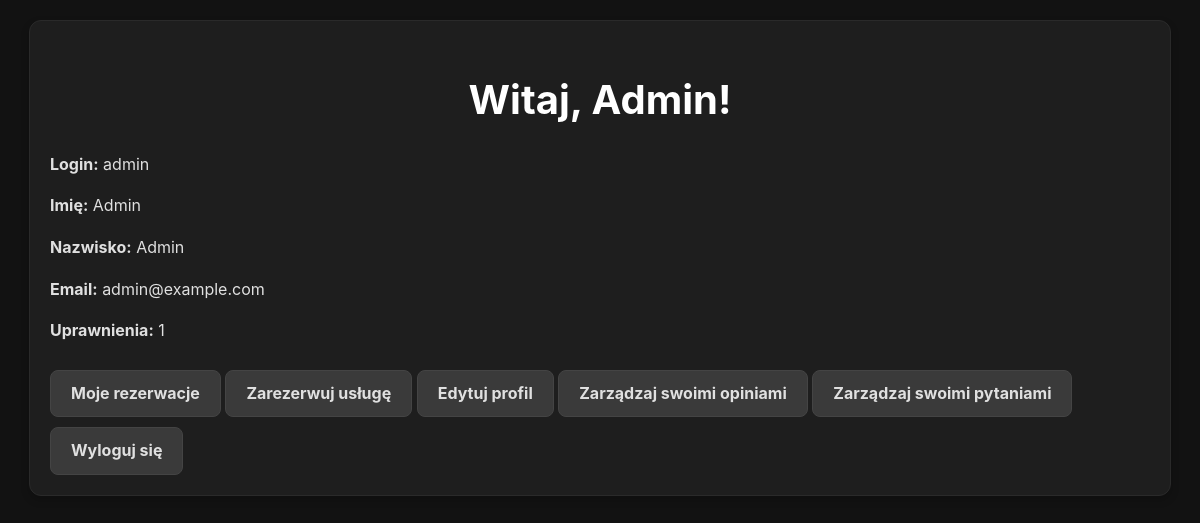
/user_dashboard.php (signed in), run on the app's committed database.
### tables this page shows
CREATE TABLE `uzytkownicy` (
  `id_user` int(11) NOT NULL,
  `login` varchar(255) DEFAULT NULL,
  `haslo` varchar(255) DEFAULT NULL,
  `email` varchar(255) DEFAULT NULL,
  `imie` varchar(255) DEFAULT NULL,
  `nazwisko` varchar(255) DEFAULT NULL,
  `miasto` varchar(255) DEFAULT NULL,
  `ulica` varchar(255) DEFAULT NULL,
  `nr_domu` int(11) DEFAULT NULL,
  `nr_mieszkania` int(11) DEFAULT NULL,
  `nr_telefonu` varchar(255) DEFAULT NULL,
  `id_uprawnienia` int(11) DEFAULT NULL
);

### user_dashboard.php (the view, shortened to what this page needs)
<?php
include 'config.php';
$user_id = $_SESSION['id_user'];
$stmt = $pdo->prepare("SELECT id_uprawnienia, login, imie, nazwisko, email FROM uzytkownicy WHERE id_user = ?");
$stmt->execute([$user_id]);
$user = $stmt->fetch();
?>
<!DOCTYPE html>
<html lang="pl">
<head>
    <link rel="stylesheet" href="style.css">
</head>
<body>
    <div class="container">
        <h1>Witaj, <?= htmlspecialchars($user['imie']) ?>!</h1>
        <div class="user-info">
            <p><strong>Login:</strong> <?= htmlspecialchars($user['login']) ?></p>
            <p><strong>Imię:</strong> <?= htmlspecialchars($user['imie']) ?></p>
            <p><strong>Nazwisko:</strong> <?= htmlspecialchars($user['nazwisko']) ?></p>
            <p><strong>Email:</strong> <?= htmlspecialchars($user['email']) ?></p>
            <p><strong>Uprawnienia:</strong> <?= htmlspecialchars($user['id_uprawnienia']) ?></p>
        </div>
        <div class="buttons">
            <a href="user_orders.php" class="button">Moje rezerwacje</a>
            <a href="make_reservation.php" class="button">Zarezerwuj usługę</a>
            <a href="edit_profile.php" class="button">Edytuj profil</a>
            <a href="user_opinion.php" class="button">Zarządzaj swoimi opiniami</a>
            <a href="user_questions.php" class="button">Zarządzaj swoimi pytaniami</a>
            <br>
            <a href="logout.php" class="button">Wyloguj się</a>
        </div>
    </div>
</body>
</html>

### style.css (style rules this page uses)
body { font-family: 'Inter', sans-serif; background: #121212; color: #e0e0e0; margin: 0; padding: 0; line-height: 1.6; }
.container { max-width: 1100px; margin: 20px auto; padding: 20px; background: #1e1e1e; border: 1px solid #2a2a2a; border-radius: 12px; box-shadow: 0 4px 8px rgba(0, 0, 0, 0.2); }
h1, h2, h3 { color: #ffffff; font-weight: 700; margin-bottom: 20px; text-align: center; }
h1 { font-size: 2.5rem; }
.button { display: inline-block; padding: 10px 20px; background: #3a3a3a; color: #e0e0e0; font-size: 1rem; font-weight: bold; text-decoration: none; border-radius: 8px; border: 1px solid #444; margin-top: 10px; transition: background 0.3s ease, transform 0.2s ease; }

### data on the page
uzytkownicy: imie "Admin", login "admin", nazwisko "Admin", email "admin@example.com", id_uprawnienia "1"
